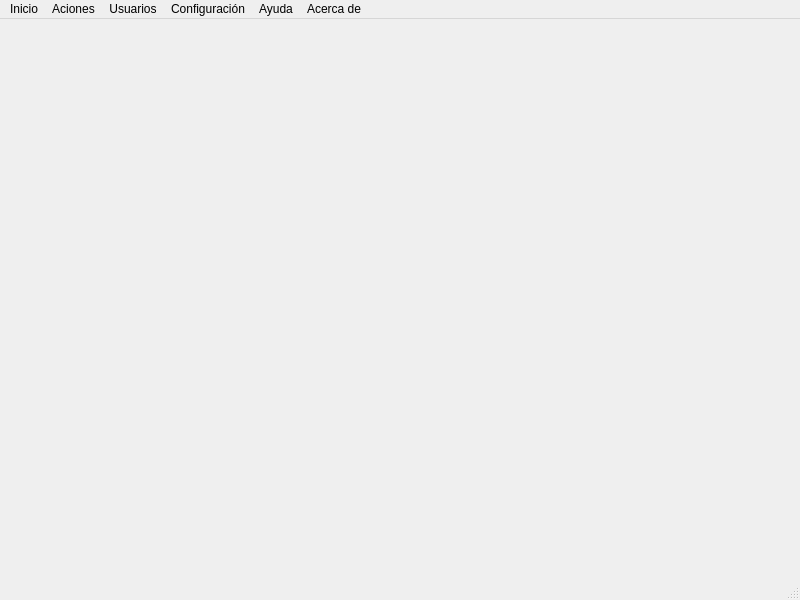
<?xml version="1.0" encoding="UTF-8"?>
<ui version="4.0">
 <class>MainWindow</class>
 <widget class="QMainWindow" name="MainWindow">
  <property name="geometry">
   <rect>
    <x>0</x>
    <y>0</y>
    <width>800</width>
    <height>600</height>
   </rect>
  </property>
  <property name="windowTitle">
   <string>Sistema de Automatizacion - SUP</string>
  </property>
  <widget class="QWidget" name="centralwidget"/>
  <widget class="QMenuBar" name="menubar">
   <property name="geometry">
    <rect>
     <x>0</x>
     <y>0</y>
     <width>800</width>
     <height>26</height>
    </rect>
   </property>
   <widget class="QMenu" name="menuInicio">
    <property name="title">
     <string>Inicio</string>
    </property>
    <addaction name="actionPrincipal"/>
    <addaction name="separator"/>
    <addaction name="actionSalir"/>
   </widget>
   <widget class="QMenu" name="menuAciones">
    <property name="title">
     <string>Aciones</string>
    </property>
    <addaction name="actionRegistrar_contratos"/>
    <addaction name="actionRegistrar_CTS"/>
    <addaction name="actionProcesos"/>
   </widget>
   <widget class="QMenu" name="menuUsuarios">
    <property name="title">
     <string>Usuarios</string>
    </property>
    <addaction name="actionCrear_usuario"/>
    <addaction name="actionAdministrar_usuarios"/>
   </widget>
   <widget class="QMenu" name="menuConfiguraci_n">
    <property name="title">
     <string>Configuración</string>
    </property>
    <widget class="QMenu" name="menuSUP">
     <property name="title">
      <string>SUP</string>
     </property>
     <addaction name="actionRegistrar_contratos_2"/>
     <addaction name="actionRegistrar_CTS_2"/>
     <addaction name="actionProcesos_2"/>
    </widget>
    <widget class="QMenu" name="menuACM">
     <property name="title">
      <string>ACM</string>
     </property>
     <addaction name="actionModificar_Datos"/>
     <addaction name="actionModificar_datos"/>
     <addaction name="actionActualizar_datos_del_trabajador"/>
    </widget>
    <widget class="QMenu" name="menuMCAP">
     <property name="title">
      <string>MCAP</string>
     </property>
     <addaction name="actionDestacar_LRM"/>
     <addaction name="actionReasignar_LRM"/>
     <addaction name="actionEncargar_LRM"/>
     <addaction name="actionUbicar_docente_LRM"/>
    </widget>
    <addaction name="menuSUP"/>
    <addaction name="menuACM"/>
    <addaction name="menuMCAP"/>
   </widget>
   <widget class="QMenu" name="menuAyuda">
    <property name="title">
     <string>Ayuda</string>
    </property>
    <addaction name="actionComunicarse_con_soporte_t_cnico"/>
    <addaction name="actionManual_de_usuario"/>
   </widget>
   <widget class="QMenu" name="menuAcerca_de">
    <property name="title">
     <string>Acerca de</string>
    </property>
    <addaction name="actionBuscar_actualizaciones"/>
    <addaction name="actionVersi_n"/>
   </widget>
   <addaction name="menuInicio"/>
   <addaction name="menuAciones"/>
   <addaction name="menuUsuarios"/>
   <addaction name="menuConfiguraci_n"/>
   <addaction name="menuAyuda"/>
   <addaction name="menuAcerca_de"/>
  </widget>
  <widget class="QStatusBar" name="statusbar"/>
  <action name="actionSalir">
   <property name="text">
    <string>Salir</string>
   </property>
  </action>
  <action name="actionPrincipal">
   <property name="text">
    <string>Principal</string>
   </property>
  </action>
  <action name="actionRegistrar_contratos">
   <property name="text">
    <string>Registrar contratos</string>
   </property>
  </action>
  <action name="actionRegistrar_CTS">
   <property name="text">
    <string>Registrar CTS</string>
   </property>
  </action>
  <action name="actionProcesos">
   <property name="text">
    <string>Procesos</string>
   </property>
  </action>
  <action name="actionCrear_usuario">
   <property name="text">
    <string>Crear usuario</string>
   </property>
  </action>
  <action name="actionAdministrar_usuarios">
   <property name="text">
    <string>Administrar usuarios</string>
   </property>
  </action>
  <action name="actionRegistrar_contratos_2">
   <property name="text">
    <string>Registrar contratos</string>
   </property>
  </action>
  <action name="actionRegistrar_CTS_2">
   <property name="text">
    <string>Registrar CTS</string>
   </property>
  </action>
  <action name="actionProcesos_2">
   <property name="text">
    <string>Procesos</string>
   </property>
  </action>
  <action name="actionModificar_Datos">
   <property name="text">
    <string>Agregar nuevo trabajador</string>
   </property>
  </action>
  <action name="actionModificar_datos">
   <property name="text">
    <string>Modificar datos del trabajador</string>
   </property>
  </action>
  <action name="actionActualizar_datos_del_trabajador">
   <property name="text">
    <string>Actualizar datos del trabajador</string>
   </property>
  </action>
  <action name="actionDestacar_LRM">
   <property name="text">
    <string>Destacar LRM</string>
   </property>
  </action>
  <action name="actionReasignar_LRM">
   <property name="text">
    <string>Reasignar LRM</string>
   </property>
  </action>
  <action name="actionEncargar_LRM">
   <property name="text">
    <string>Encargar LRM</string>
   </property>
  </action>
  <action name="actionUbicar_docente_LRM">
   <property name="text">
    <string>Ubicar docente LRM</string>
   </property>
  </action>
  <action name="actionComunicarse_con_soporte_t_cnico">
   <property name="text">
    <string>Comunicarse con soporte técnico</string>
   </property>
  </action>
  <action name="actionManual_de_usuario">
   <property name="text">
    <string>Manual de usuario</string>
   </property>
  </action>
  <action name="actionBuscar_actualizaciones">
   <property name="text">
    <string>Buscar actualizaciones</string>
   </property>
  </action>
  <action name="actionVersi_n">
   <property name="text">
    <string>Versión</string>
   </property>
  </action>
 </widget>
 <resources/>
 <connections/>
</ui>
